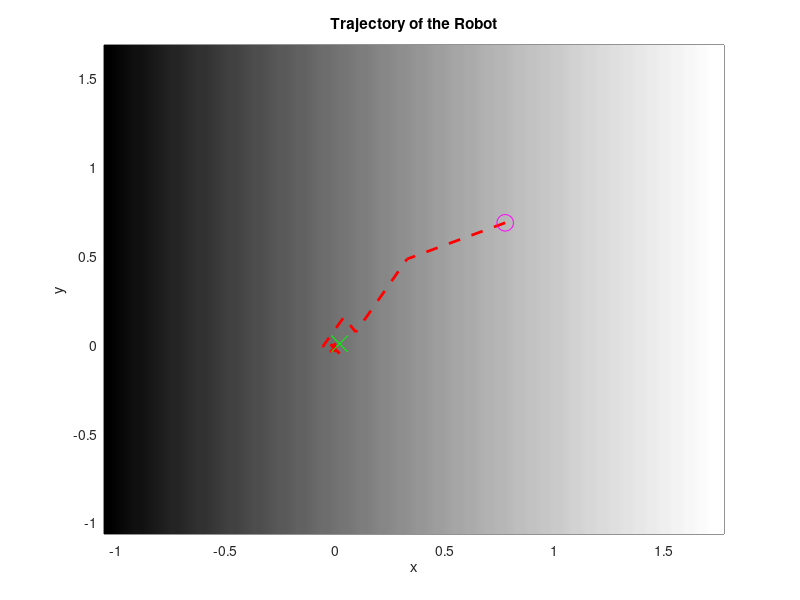

The MATLAB script that drew this image:
clear
close
clc

traj = importdata('traj_cvx1.mat');
X = traj(1,:);
Y = traj(2,:);

figure(1);clf;
X_plot = linspace(min(X)-1,max(X)+1);
Y_plot = linspace(min(Y)-1,max(Y)+1);
C = ones(length(Y_plot),length(X_plot));


for i=1:size(C,1)
    for j=1:size(C,2)
        C(i,j) = -0.5*(5-X_plot(j))^2;
    end
end
pcolor(X_plot,Y_plot,C);
colormap(gray);
shading flat
shading interp
% axis([-1,7,-2,5])
hold on


% %% Normal Plot
% figure(3);
% hold on

plot(traj(1,:),traj(2,:),'r--','LineWidth',2);
% scatter(X,Y);
plot(traj(1,1),traj(2,1),'mo', 'markers',12);
plot(traj(1,end),traj(2,end),'gx','markers',12);

title('Trajectory of the Robot')
xlabel('x')
ylabel('y')

hold off
% 
%% Smooth Trajectory
% figure(4)
% % polyfit_y = polyfit(X,Y,8);
% % fit_y = polyval(polyfit_y,X);
% xx = smooth(X,0.1,'loess');
% yy = smooth(Y,0.1,'loess');
% plot(xx,yy,'r-','LineWidth',2);
% hold on
% % plot(xx,yy,'r');
% scatter(xx,yy);
% plot(traj(1,1),traj(2,1),'mo');
% plot(traj(1,end),traj(2,end),'bx');
% hold off




%%%%%%%%%%%%%%%%%%%%%%%%%%%%%%%%%%%%%% Experimentation %%%%%%%%%%%%%%%%%
% figure(1);clf;
% Im = zeros(length(Y),length(X));
% 
% for i=1:size(Im,1)
%     for j=1:size(Im,2)
%         Im(i,j) = 0.5*(5-X(j)) - 3;
%     end
% end
% 
% X_scaled = X*(size(Im,2)/(max(X)-min(X)));
% Y_scaled = Y*(size(Im,1)/(max(Y)-min(Y)));
% 
% figure(1)
% imshow(Im)
% % hold on
% 
% %Making X and Y of the same length
% if (length(X_scaled) > length(Y_scaled))
%    Y_scaled = interp1(linspace(1,length(Y_scaled),length(Y_scaled)),Y_scaled,X_scaled,'pchip');
%     
% elseif (length(Y_scaled) > length(X_scaled))
%     X_scaled = interp1(linspace(1,length(X_scaled),length(X_scaled)),X_scaled,Y_scaled,'pchip');
% end
% 
% % plot(traj(1,:),traj(2,:),'r');
% % plot(traj(1,t_f+1),traj(2,t_f+1),'bx');
% figure(2);
% plot(X_scaled,Y_scaled,'r');
% hold on
% plot(X_scaled(1),Y_scaled(1),'mo');
% plot(X_scaled(t_f+1),Y_scaled(t_f+1),'bx');
% hold off